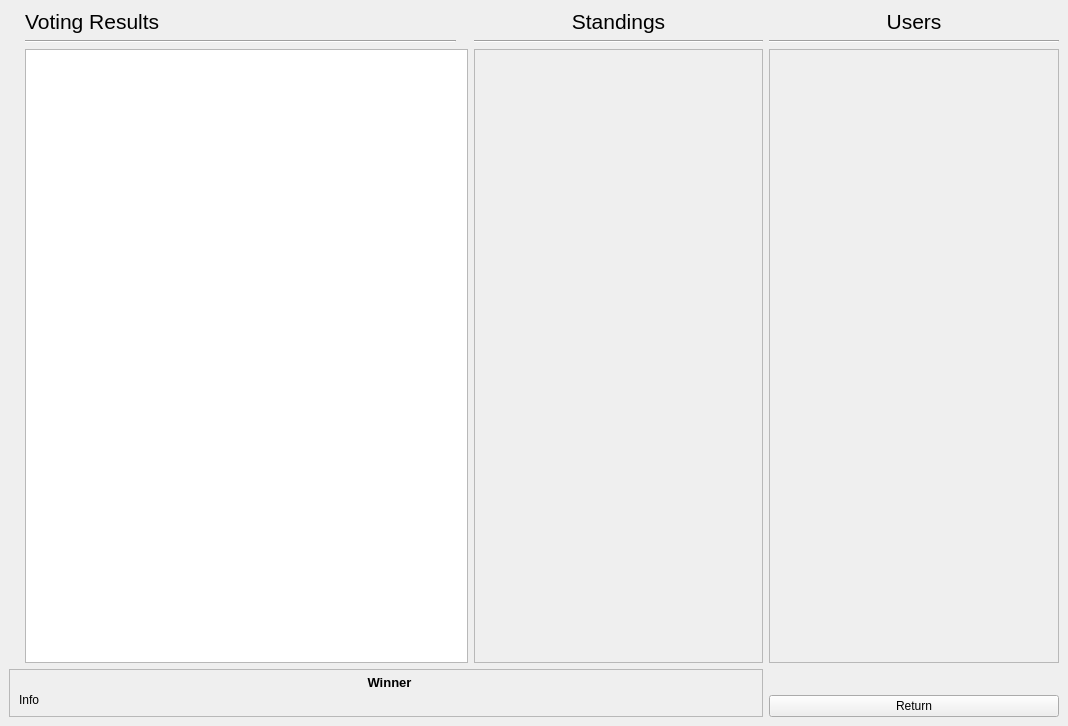
<?xml version="1.0" encoding="UTF-8"?>
<ui version="4.0">
 <class>Results</class>
 <widget class="QMainWindow" name="Results">
  <property name="geometry">
   <rect>
    <x>0</x>
    <y>0</y>
    <width>1068</width>
    <height>726</height>
   </rect>
  </property>
  <property name="windowTitle">
   <string>Results</string>
  </property>
  <widget class="QWidget" name="centralwidget">
   <layout class="QGridLayout" name="gridLayout">
    <item row="2" column="4">
     <widget class="Line" name="line_3">
      <property name="orientation">
       <enum>Qt::Horizontal</enum>
      </property>
     </widget>
    </item>
    <item row="0" column="1">
     <widget class="QLabel" name="vote_res_title">
      <property name="font">
       <font>
        <pointsize>16</pointsize>
       </font>
      </property>
      <property name="text">
       <string>Voting Results</string>
      </property>
     </widget>
    </item>
    <item row="0" column="5">
     <widget class="QLabel" name="userList_2">
      <property name="font">
       <font>
        <pointsize>16</pointsize>
       </font>
      </property>
      <property name="layoutDirection">
       <enum>Qt::LeftToRight</enum>
      </property>
      <property name="text">
       <string>Standings</string>
      </property>
      <property name="alignment">
       <set>Qt::AlignCenter</set>
      </property>
     </widget>
    </item>
    <item row="0" column="2">
     <spacer name="horizontalSpacer_2">
      <property name="orientation">
       <enum>Qt::Horizontal</enum>
      </property>
      <property name="sizeHint" stdset="0">
       <size>
        <width>40</width>
        <height>20</height>
       </size>
      </property>
     </spacer>
    </item>
    <item row="1" column="6">
     <widget class="Line" name="line">
      <property name="orientation">
       <enum>Qt::Horizontal</enum>
      </property>
     </widget>
    </item>
    <item row="1" column="5">
     <widget class="Line" name="line_4">
      <property name="orientation">
       <enum>Qt::Horizontal</enum>
      </property>
     </widget>
    </item>
    <item row="0" column="6">
     <widget class="QLabel" name="userList">
      <property name="font">
       <font>
        <pointsize>16</pointsize>
       </font>
      </property>
      <property name="layoutDirection">
       <enum>Qt::LeftToRight</enum>
      </property>
      <property name="text">
       <string>Users</string>
      </property>
      <property name="alignment">
       <set>Qt::AlignCenter</set>
      </property>
     </widget>
    </item>
    <item row="10" column="6">
     <widget class="QPushButton" name="return_button">
      <property name="text">
       <string>Return</string>
      </property>
     </widget>
    </item>
    <item row="1" column="1" colspan="2">
     <widget class="Line" name="line_2">
      <property name="orientation">
       <enum>Qt::Horizontal</enum>
      </property>
     </widget>
    </item>
    <item row="2" column="5" rowspan="4">
     <widget class="QScrollArea" name="user_vote_scroll_2">
      <property name="widgetResizable">
       <bool>true</bool>
      </property>
      <widget class="QWidget" name="vote_scroll_contents_2">
       <property name="geometry">
        <rect>
         <x>0</x>
         <y>0</y>
         <width>289</width>
         <height>605</height>
        </rect>
       </property>
      </widget>
     </widget>
    </item>
    <item row="2" column="6" rowspan="4">
     <widget class="QScrollArea" name="user_vote_scroll">
      <property name="widgetResizable">
       <bool>true</bool>
      </property>
      <widget class="QWidget" name="vote_scroll_contents">
       <property name="geometry">
        <rect>
         <x>0</x>
         <y>0</y>
         <width>288</width>
         <height>605</height>
        </rect>
       </property>
      </widget>
     </widget>
    </item>
    <item row="2" column="1" rowspan="4" colspan="4">
     <widget class="QChartView" name="chart_view"/>
    </item>
    <item row="5" column="0">
     <spacer name="verticalSpacer_7">
      <property name="orientation">
       <enum>Qt::Vertical</enum>
      </property>
      <property name="sizeHint" stdset="0">
       <size>
        <width>10</width>
        <height>40</height>
       </size>
      </property>
     </spacer>
    </item>
    <item row="8" column="0" rowspan="3" colspan="6">
     <widget class="QFrame" name="winner_frame">
      <property name="frameShape">
       <enum>QFrame::StyledPanel</enum>
      </property>
      <property name="frameShadow">
       <enum>QFrame::Raised</enum>
      </property>
      <widget class="QLabel" name="winner_label">
       <property name="geometry">
        <rect>
         <x>10</x>
         <y>5</y>
         <width>741</width>
         <height>16</height>
        </rect>
       </property>
       <property name="font">
        <font>
         <pointsize>10</pointsize>
         <weight>75</weight>
         <bold>true</bold>
        </font>
       </property>
       <property name="text">
        <string>Winner</string>
       </property>
       <property name="alignment">
        <set>Qt::AlignCenter</set>
       </property>
      </widget>
      <widget class="QLabel" name="winner_info">
       <property name="geometry">
        <rect>
         <x>10</x>
         <y>15</y>
         <width>741</width>
         <height>31</height>
        </rect>
       </property>
       <property name="text">
        <string>Info</string>
       </property>
      </widget>
     </widget>
    </item>
    <item row="9" column="6">
     <spacer name="horizontalSpacer">
      <property name="orientation">
       <enum>Qt::Horizontal</enum>
      </property>
      <property name="sizeHint" stdset="0">
       <size>
        <width>40</width>
        <height>20</height>
       </size>
      </property>
     </spacer>
    </item>
   </layout>
  </widget>
 </widget>
 <customwidgets>
  <customwidget>
   <class>QChartView</class>
   <extends>QGraphicsView</extends>
   <header>PyQt5.QtChart</header>
  </customwidget>
 </customwidgets>
 <resources/>
 <connections/>
</ui>
